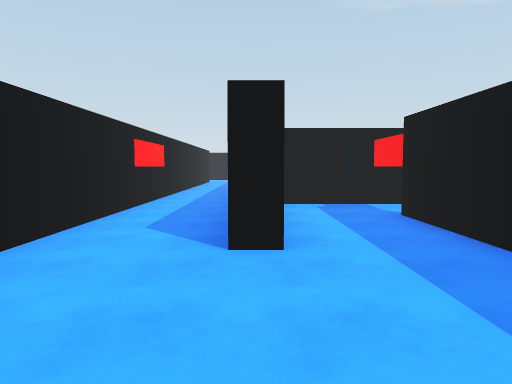
[1] (above)

24 first-person views from a walk through a 3-D level made in the Unity game engine. The camera is 1.5 m above the floor, tilts 4° down and sees 70° across. The floor is counted in squares, 2 m on a side. Each view is taken from the middle of a square. On the plan, view 1 faces up. The plan holds only what a view shows up to about 11 squares ahead; the rest is blank. The place goes on beyond the plan. The player is left out. Some animated figures are not drawn. Surface patterns are stand-ins for the level's own textures.

[2]
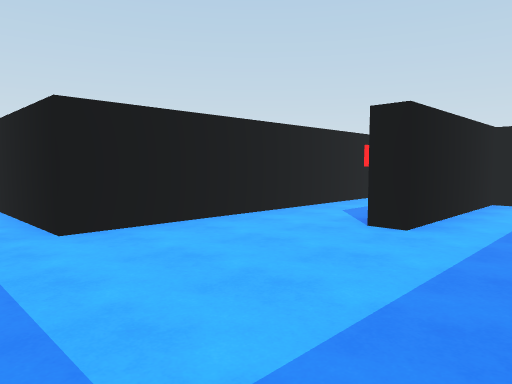

[3]
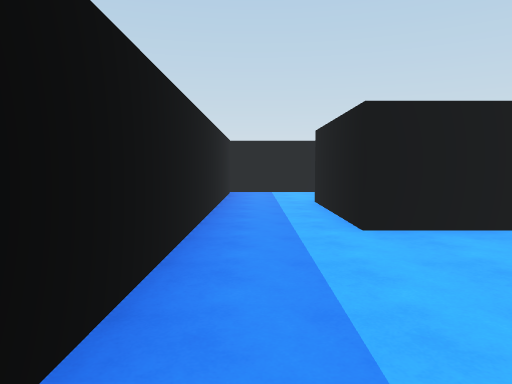

[4]
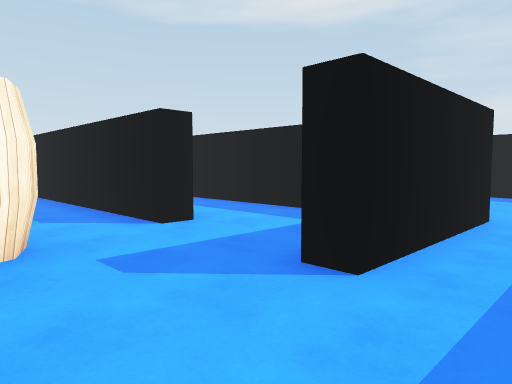

[5]
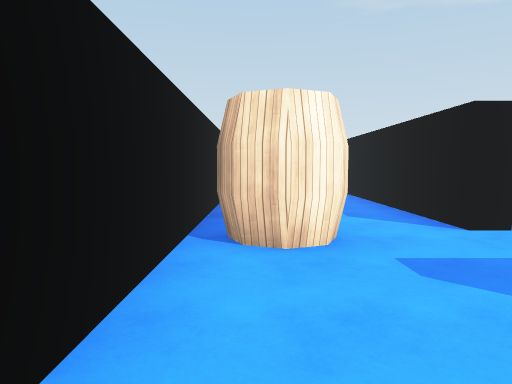

[6]
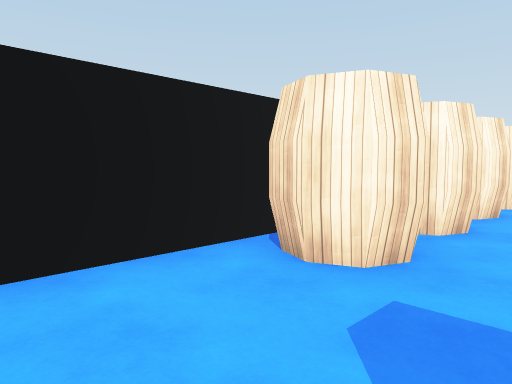

[7]
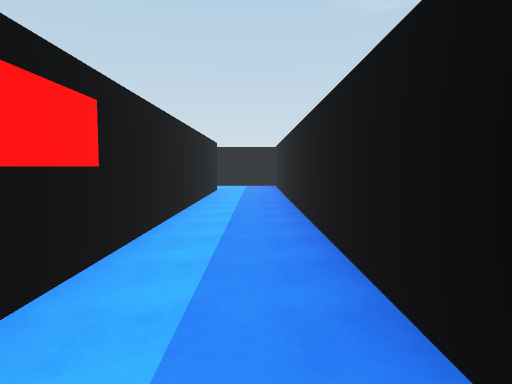

[8]
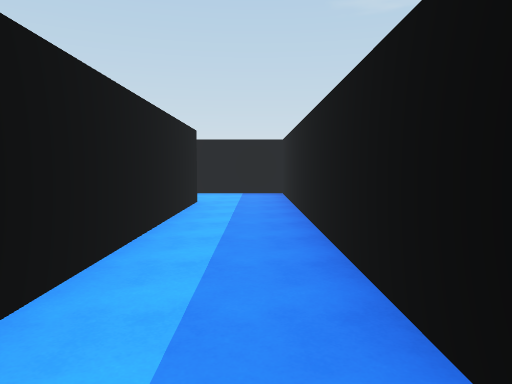

[9]
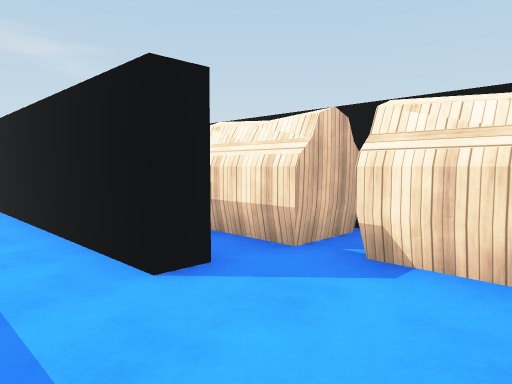

[10]
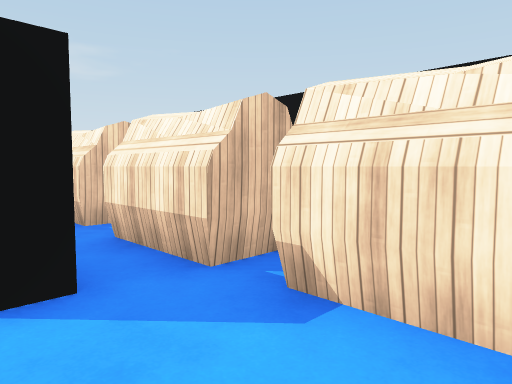

[11]
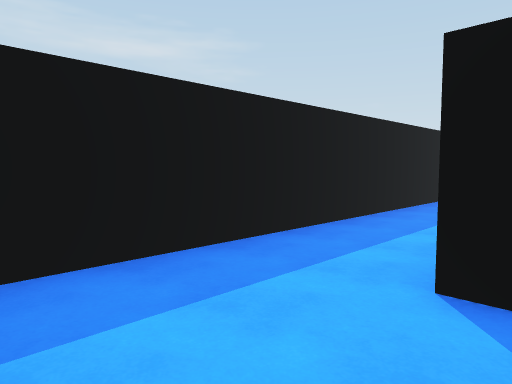

[12]
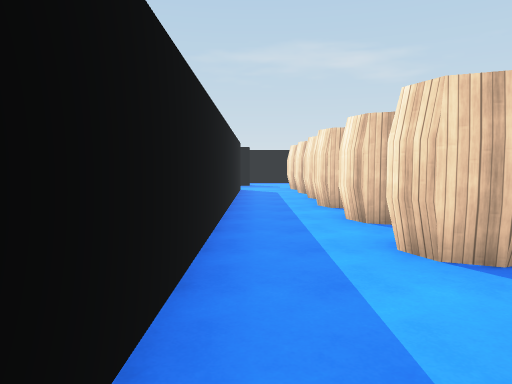

[13]
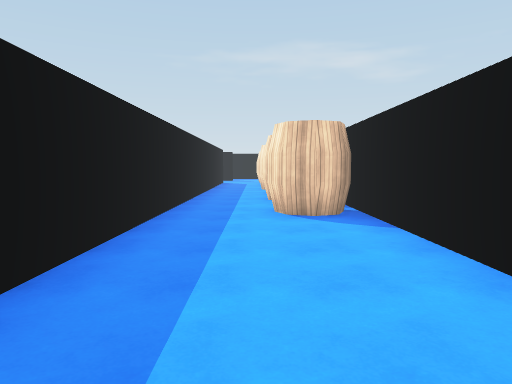

[14]
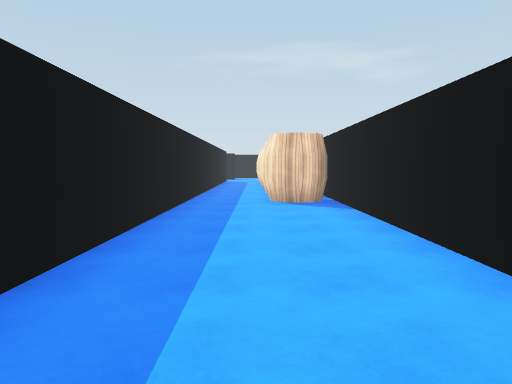

[15]
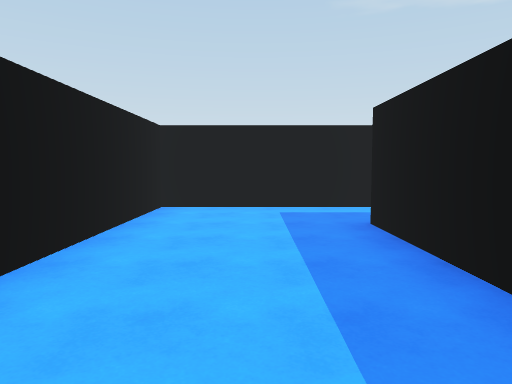

[16]
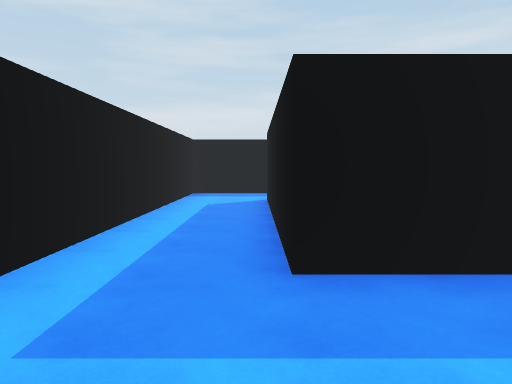

[17]
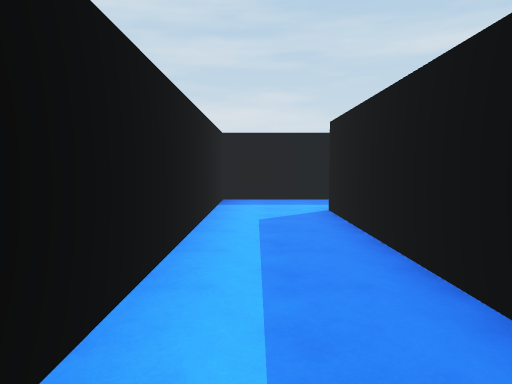

[18]
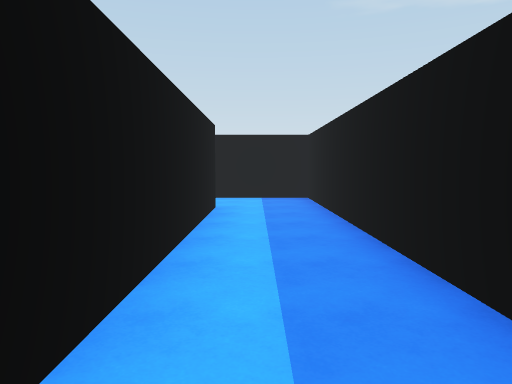

[19]
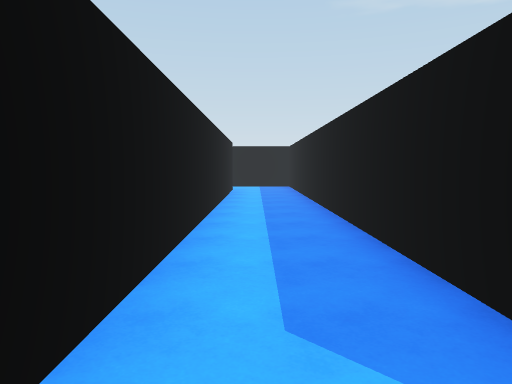

[20]
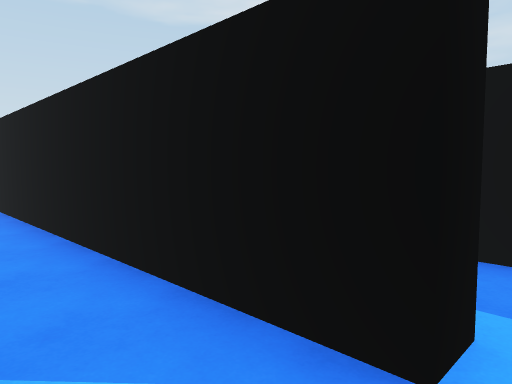

[21]
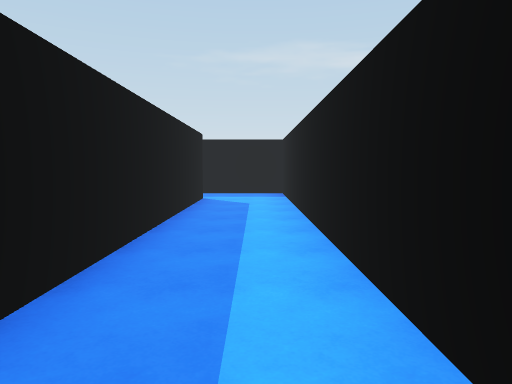

[22]
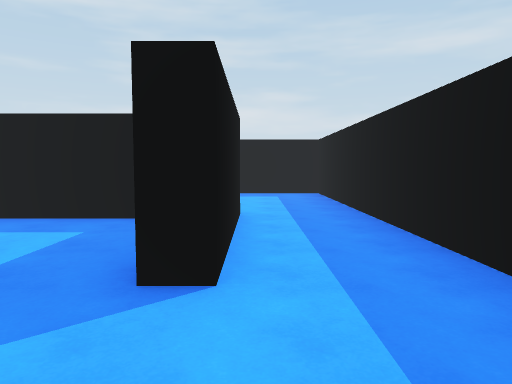

[23]
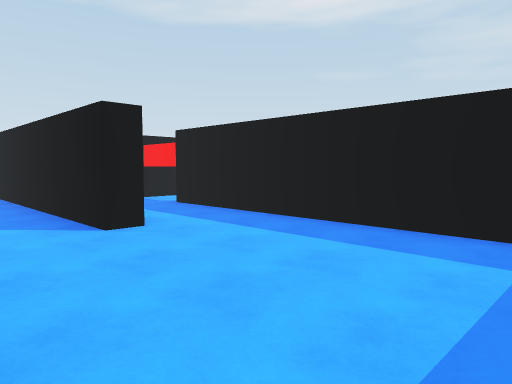

[24]
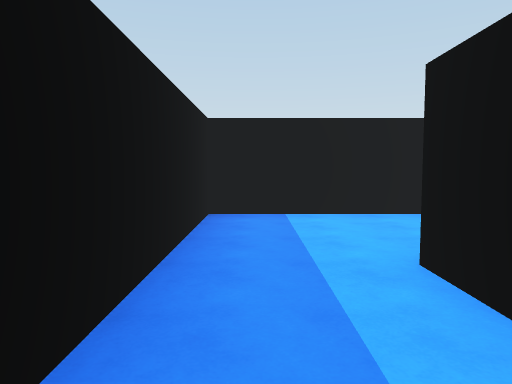

### Floor plan
Points are (right, up) in squares from view 1. A wall is a line through its corners. A room is listed if a view was taken in it or the views show most of it. See-through windows are left out.
Room 1 (views 1, 2, 3, 4, 5, 6, 7, 8, 9, 10, 11, 12, 13, 14, 15, 16, 17, 22, 23, 24)
walls: (-8.7, 6.2) (-8.7, -1.7) (2.3, -1.7) (2.3, 7); (-4.9, 3.2) (-5.5, 3.2) (-5.5, 20.7) (0.3, 20.7); (-2.7, 1.6) (-2.7, 6.5); (3.4, 7.2) (0.3, 7.2) (0.3, 3.2) (-0.2, 3.2) (-0.2, 20.2) (-2.8, 20.2); (-2.9, 17.8) (-2.2, 17.8) (-2.2, 0.3) (-5.7, 0.3) (-5.7, 0.8); (0.5, 22.7) (-8.7, 22.7) (-8.7, 12.8)
ways out: opening at (1, 22) to room 2
objects: barrel (-8, 3) to (-7, 3); barrel (-8, 4) to (-7, 5); barrel (-8, 6) to (-8, 7); barrel (-8, 8) to (-7, 8); barrel (-8, 9) to (-8, 10); barrel (-8, 11) to (-8, 12); barrel (-8, 14); other object (-4, 14) to (-4, 15); other object (-4, 16) to (-4, 17); other object (-4, 18) to (-4, 19)
Room 2 (views 18, 19, 20, 21)
walls: (0.3, 20.7) (0.3, 7.8) (1.5, 7.8); (2.3, 9.4) (2.3, 22.7) (0.5, 22.7)
ways out: opening at (1, 22) to room 1; opening at (2, 9)

Where each view was taken, in squares from view 1:
view 1: 0 up, 0 right, facing up
view 2: 1 down, 2 right, facing up-left
view 3: 1 down, 2 right, facing left
view 4: 1 down, 8 left, facing up-right
view 5: 1 down, 8 left, facing up
view 6: 0 up, 6 left, facing up-left
view 7: 6 up, 1 left, facing up
view 8: 10 up, 1 left, facing up
view 9: 20 up, 1 left, facing down-left
view 10: 20 up, 2 left, facing down-left
view 11: 20 up, 3 left, facing down-right
view 12: 15 up, 6 left, facing down
view 13: 20 up, 7 left, facing down
view 14: 22 up, 7 left, facing down
view 15: 16 up, 7 left, facing up
view 16: 21 up, 8 left, facing right
view 17: 22 up, 6 left, facing right
view 18: 14 up, 1 right, facing up
view 19: 9 up, 1 right, facing up
view 20: 9 up, 1 right, facing up-right
view 21: 18 up, 1 right, facing down
view 22: 0 up, 8 left, facing right
view 23: 1 down, 2 left, facing up-right
view 24: 1 down, 3 left, facing left
